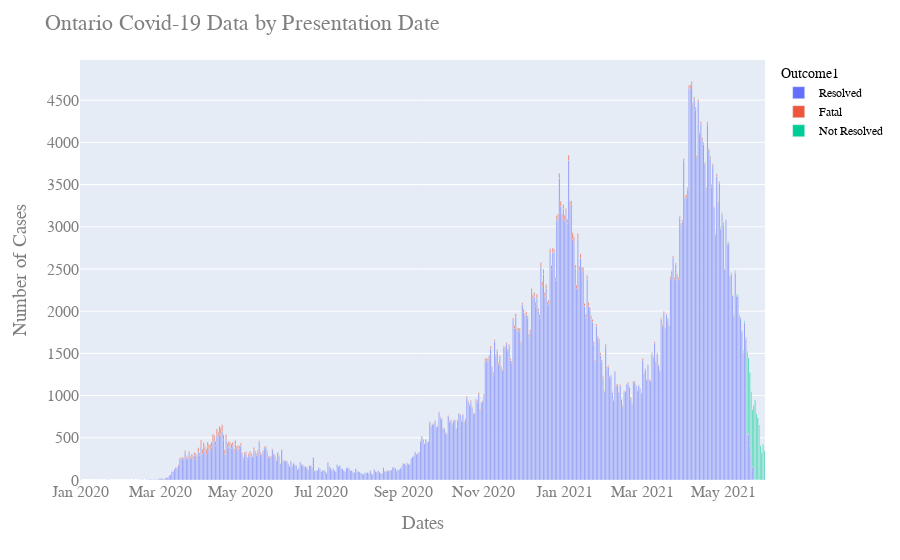

Notebook source saved alongside this figure:
### Code cell
fig = px.bar(df4, x="Accurate_Episode_Date", y="CASES", color='Outcome1')
fig.update_layout(
    title="Ontario Covid-19 Data by Presentation Date",
    xaxis_title="Dates",
    yaxis_title="Number of Cases",
    font=dict(
        family="Courier New, monospace",
        size=16,
        color="#7f7f7f"
    ),
    legend=dict(
        font=dict(
            family="sans-serif",
            size=12,
            color="black"
        )
    )
)
fig.show()
#fig.write_html("Ontariobar.html")

### Figure 1 — Plotly figure (JSON) as saved in the notebook; plotly's stock layout.template omitted (floating-point values rounded to 4 significant figures; data arrays with more than 128 entries replaced by an {"elided": "..."} marker saying what was removed)
{"data": [{"alignmentgroup": "True", "hovertemplate": "Outcome1=Resolved<br>Accurate_Episode_Date=%{x}<br>CASES=%{y}<extra></extra>", "legendgroup": "Resolved", "marker": {"color": "#636efa"}, "name": "Resolved", "offsetgroup": "Resolved", "orientation": "v", "showlegend": true, "textposition": "auto", "type": "bar", "x": {"elided": "486 str values"}, "xaxis": "x", "y": {"elided": "486 int values"}, "yaxis": "y"}, {"alignmentgroup": "True", "hovertemplate": "Outcome1=Fatal<br>Accurate_Episode_Date=%{x}<br>CASES=%{y}<extra></extra>", "legendgroup": "Fatal", "marker": {"color": "#EF553B"}, "name": "Fatal", "offsetgroup": "Fatal", "orientation": "v", "showlegend": true, "textposition": "auto", "type": "bar", "x": {"elided": "411 str values"}, "xaxis": "x", "y": {"elided": "411 int values"}, "yaxis": "y"}, {"alignmentgroup": "True", "hovertemplate": "Outcome1=Not Resolved<br>Accurate_Episode_Date=%{x}<br>CASES=%{y}<extra></extra>", "legendgroup": "Not Resolved", "marker": {"color": "#00cc96"}, "name": "Not Resolved", "offsetgroup": "Not Resolved", "orientation": "v", "showlegend": true, "textposition": "auto", "type": "bar", "x": ["2020-07-08T00:00:00", "2020-07-13T00:00:00", "2020-11-11T00:00:00", "2020-12-02T00:00:00", "2020-12-14T00:00:00", "2020-12-22T00:00:00", "2020-12-28T00:00:00", "2021-01-02T00:00:00", "2021-01-09T00:00:00", "2021-01-11T00:00:00", "2021-01-21T00:00:00", "2021-01-24T00:00:00", "2021-01-26T00:00:00", "2021-02-07T00:00:00", "2021-02-10T00:00:00", "2021-02-11T00:00:00", "2021-02-13T00:00:00", "2021-02-17T00:00:00", "2021-02-24T00:00:00", "2021-02-26T00:00:00", "2021-02-28T00:00:00", "2021-03-09T00:00:00", "2021-03-10T00:00:00", "2021-03-12T00:00:00", "2021-03-13T00:00:00", "2021-03-14T00:00:00", "2021-03-15T00:00:00", "2021-03-17T00:00:00", "2021-03-18T00:00:00", "2021-03-21T00:00:00", "2021-03-23T00:00:00", "2021-03-27T00:00:00", "2021-03-29T00:00:00", "2021-03-30T00:00:00", "2021-04-01T00:00:00", "2021-04-02T00:00:00", "2021-04-03T00:00:00", "2021-04-04T00:00:00", "2021-04-07T00:00:00", "2021-04-08T00:00:00", "2021-04-09T00:00:00", "2021-04-11T00:00:00", "2021-04-12T00:00:00", "2021-04-13T00:00:00", "2021-04-14T00:00:00", "2021-04-15T00:00:00", "2021-04-16T00:00:00", "2021-04-17T00:00:00", "2021-04-18T00:00:00", "2021-04-19T00:00:00", "2021-04-20T00:00:00", "2021-04-21T00:00:00", "2021-04-22T00:00:00", "2021-04-23T00:00:00", "2021-04-24T00:00:00", "2021-04-25T00:00:00", "2021-04-26T00:00:00", "2021-04-27T00:00:00", "2021-04-28T00:00:00", "2021-04-29T00:00:00", "2021-04-30T00:00:00", "2021-05-01T00:00:00", "2021-05-02T00:00:00", "2021-05-03T00:00:00", "2021-05-04T00:00:00", "2021-05-05T00:00:00", "2021-05-06T00:00:00", "2021-05-07T00:00:00", "2021-05-08T00:00:00", "2021-05-09T00:00:00", "2021-05-10T00:00:00", "2021-05-11T00:00:00", "2021-05-12T00:00:00", "2021-05-13T00:00:00", "2021-05-14T00:00:00", "2021-05-15T00:00:00", "2021-05-16T00:00:00", "2021-05-17T00:00:00", "2021-05-18T00:00:00", "2021-05-19T00:00:00", "2021-05-20T00:00:00", "2021-05-21T00:00:00", "2021-05-22T00:00:00", "2021-05-23T00:00:00", "2021-05-24T00:00:00", "2021-05-25T00:00:00", "2021-05-26T00:00:00", "2021-05-27T00:00:00", "2021-05-28T00:00:00", "2021-05-29T00:00:00", "2021-05-30T00:00:00", "2021-05-31T00:00:00", "2021-06-01T00:00:00"], "xaxis": "x", "y": [1, 1, 1, 1, 1, 1, 1, 1, 1, 1, 1, 1, 1, 1, 1, 2, 1, 1, 1, 1, 1, 1, 1, 1, 1, 1, 1, 1, 1, 4, 1, 3, 3, 1, 1, 1, 2, 1, 2, 3, 6, 2, 1, 2, 3, 1, 3, 3, 4, 7, 3, 10, 5, 2, 3, 8, 9, 4, 5, 16, 8, 6, 3, 6, 8, 10, 5, 7, 5, 7, 13, 13, 7, 5, 9, 11, 15, 19, 17, 994, 891, 865, 741, 676, 870, 943, 779, 732, 649, 407, 319, 420, 344], "yaxis": "y"}], "layout": {"barmode": "relative", "font": {"color": "#7f7f7f", "family": "Courier New, monospace", "size": 16}, "legend": {"font": {"color": "black", "family": "sans-serif", "size": 12}, "title": {"text": "Outcome1"}, "tracegroupgap": 0}, "margin": {"t": 60}, "title": {"text": "Ontario Covid-19 Data by Presentation Date"}, "xaxis": {"anchor": "y", "domain": [0, 1], "title": {"text": "Dates"}}, "yaxis": {"anchor": "x", "domain": [0, 1], "title": {"text": "Number of Cases"}}}}
